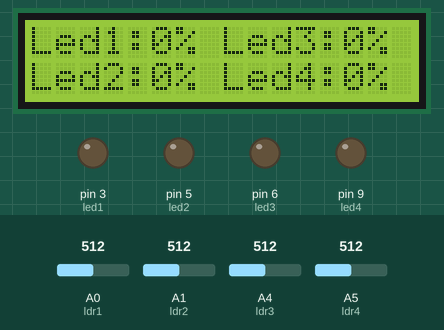
Recording of a sketch running on a simulated Arduino Uno, built with avr-gcc and run on an emulated ATmega328P. Parts: 16×2 character LCD, output pins drawn as LEDs (lit = HIGH). The test bench sets the inputs (shaded band); at power-on: A0 (ldr1) = 512, A1 (ldr2) = 512, A4 (ldr3) = 512, A5 (ldr4) = 512. What the sketch prints to the serial monitor is not drawn.

Above: at 1.2 s.
1.3 s: A0 (ldr1) set to 306
At 1.7 s:
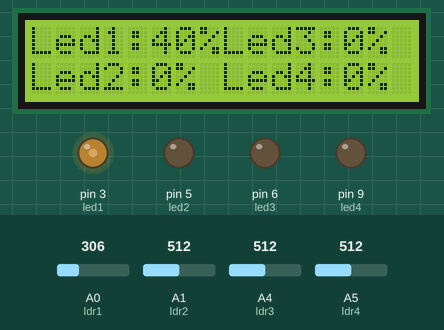
2.8 s: A1 (ldr2) set to 306
At 4.0 s:
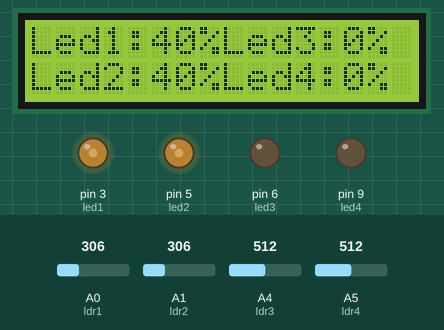
4.3 s: A0 (ldr1) set to 30
At 5.5 s:
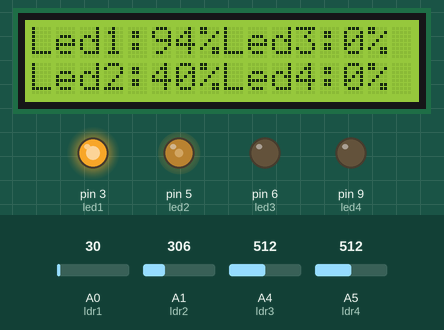
7.3 s: A4 (ldr3) set to 306
At 8.0 s:
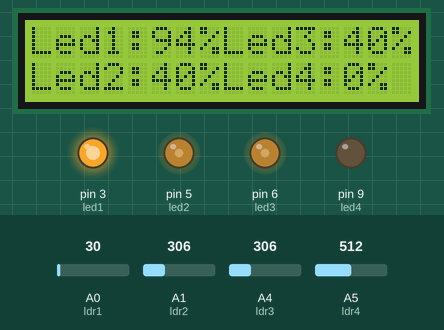
8.8 s: A1 (ldr2) set to 716
At 10.1 s:
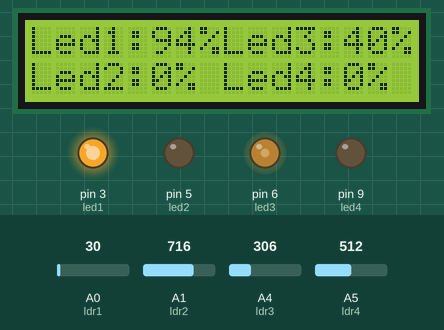
11.8 s: A5 (ldr4) set to 306
At 12.5 s:
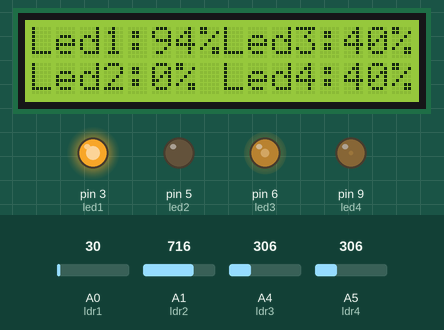
Timing chart, 0 to 14.3 s (numbered marks = the images above; inputs shaded):
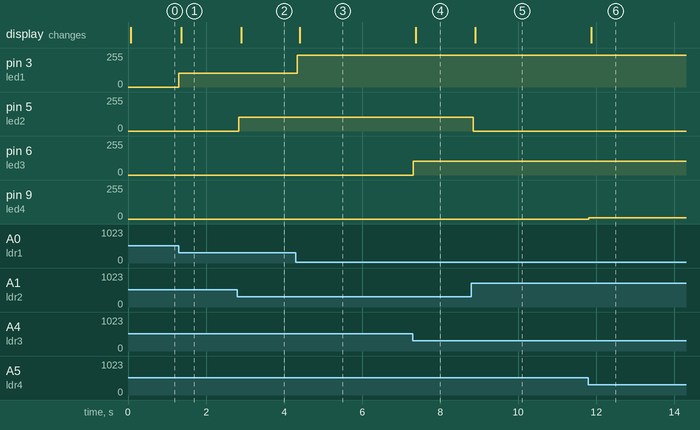

The sketch:

auto_intensity_control.ino
```cpp
#include <LiquidCrystal.h>

const int ldr1 = A0;
const int ldr2 = A1;
const int ldr3 = A4;
const int ldr4 = A5;

const int led1 = 3;
const int led2 = 5;
const int led3 = 6;
const int led4 = 9;

const int rs = 13;
const int en = 12;
const int d7 = 11;
const int d6 = 4;
const int d5 = 8;
const int d4 = 7;

LiquidCrystal lcd(rs, en, d4, d5, d6, d7);

void setup() {
  Serial.begin(9600);
  pinMode(ldr1, INPUT);
  pinMode(ldr2, INPUT);
  pinMode(ldr3, INPUT);
  pinMode(ldr4, INPUT);

  pinMode(led1, OUTPUT);
  pinMode(led2, OUTPUT);
  pinMode(led3, OUTPUT);
  pinMode(led4, OUTPUT);

  lcd.begin(16, 2);
}

int calibratedMaxLDRValue = 900; // 900
const int calibratedMinLDRValue = 0; // 200
const int maxBrightnessValue = 255;

void printLDRInputValues(int ldrIn1, int ldrIn2, int ldrIn3, int ldrIn4) {
  Serial.print("LDR Input values: ");
  Serial.print(ldrIn1);
  Serial.print(" ");
  Serial.print(ldrIn2);
  Serial.print(" ");
  Serial.print(ldrIn3);
  Serial.print(" ");
  Serial.println(ldrIn4);
}

void printBrightness(int ldrIn1, int ldrIn2, int ldrIn3, int ldrIn4) {
  Serial.print("Brightness Values: ");
  Serial.print(ldrIn1);
  Serial.print(" ");
  Serial.print(ldrIn2);
  Serial.print(" ");
  Serial.print(ldrIn3);
  Serial.print(" ");
  Serial.println(ldrIn4);
}

int calculateBrightness(int ldrValue) {
  float ldrFactor = (ldrValue - calibratedMinLDRValue) / (calibratedMaxLDRValue - calibratedMinLDRValue * 1.0);

  if (ldrFactor < 0) {
    ldrFactor = 0;
  }

  if (ldrFactor > 1) {
    ldrFactor = 1;
  }

  float brightnessFactor = 1 - ldrFactor;
  int brightness = brightnessFactor * maxBrightnessValue;
  return brightness;
}

void displayLEDPercentage(int led1, int led2, int led3, int led4) {
  // Calculate percentage values
  int percentage1 = map(led1, 0, 255, 0, 100);
  int percentage2 = map(led2, 0, 255, 0, 100);
  int percentage3 = map(led3, 0, 255, 0, 100);
  int percentage4 = map(led4, 0, 255, 0, 100);

  // Clear the LCD screen
  lcd.clear();

  // Display percentages on LCD
  lcd.setCursor(0, 0);
  lcd.print("Led1:");
  lcd.print(percentage1);
  lcd.print("%");

  lcd.setCursor(0, 1);
  lcd.print("Led2:");
  lcd.print(percentage2);
  lcd.print("%");

  lcd.setCursor(8, 0);
  lcd.print("Led3:");
  lcd.print(percentage3);
  lcd.print("%");

  lcd.setCursor(8, 1);
  lcd.print("Led4:");
  lcd.print(percentage4);
  lcd.print("%");
}

int counter = 0;

void loop() {
  // reads analog data from light sensor
  int ldrIn1 = analogRead(ldr1);
  int ldrIn2 = analogRead(ldr2);
  int ldrIn3 = analogRead(ldr3);
  int ldrIn4 = analogRead(ldr4);

  if (counter <= 10) {
    if (ldrIn1 < calibratedMaxLDRValue) {
      calibratedMaxLDRValue = ldrIn1;
    }

    if (ldrIn2 < calibratedMaxLDRValue) {
      calibratedMaxLDRValue = ldrIn2;
    }

    if (ldrIn3 < calibratedMaxLDRValue) {
      calibratedMaxLDRValue = ldrIn3;
    }

    if (ldrIn4 < calibratedMaxLDRValue) {
      calibratedMaxLDRValue = ldrIn4;
    }

    counter++;
    return;
  }

  int brightness1 = calculateBrightness(ldrIn1);
  int brightness2 = calculateBrightness(ldrIn2);
  int brightness3 = calculateBrightness(ldrIn3);
  int brightness4 = calculateBrightness(ldrIn4);

  // this is being done because there is no resistor connected to this led
  const int noResistorBrightness4 = (brightness4 / 255.0) * 25;

  analogWrite(led1, brightness1);
  analogWrite(led2, brightness2);
  analogWrite(led3, brightness3);
  analogWrite(led4, noResistorBrightness4);

  printLDRInputValues(ldrIn1, ldrIn2, ldrIn3, ldrIn4);
  printBrightness(brightness1, brightness2, brightness3, brightness4);
  Serial.println();

  displayLEDPercentage(brightness1, brightness2, brightness3, brightness4);

  delay(10);
}
```

Measured:
- after the input at 1.3 s, pin 3 (led1): 0/255 → 102/255 at once; the display: changes after 0.06 s (image 1)
- after the input at 2.8 s, pin 5 (led2): 0/255 → 102/255 at once; the display: changes after 0.10 s (image 2)
- after the input at 4.3 s, pin 3 (led1): 102/255 → 240/255 at once; the display: changes after 0.10 s (image 3)
- after the input at 7.3 s, pin 6 (led3): 0/255 → 102/255 at once; the display: changes after 0.08 s (image 4)
- after the input at 8.8 s, pin 5 (led2): 102/255 → 0/255 at once; the display: changes after 0.10 s (image 5)
- after the input at 11.8 s, pin 9 (led4): 0/255 → 10/255 at once; the display: changes after 0.07 s (image 6)
